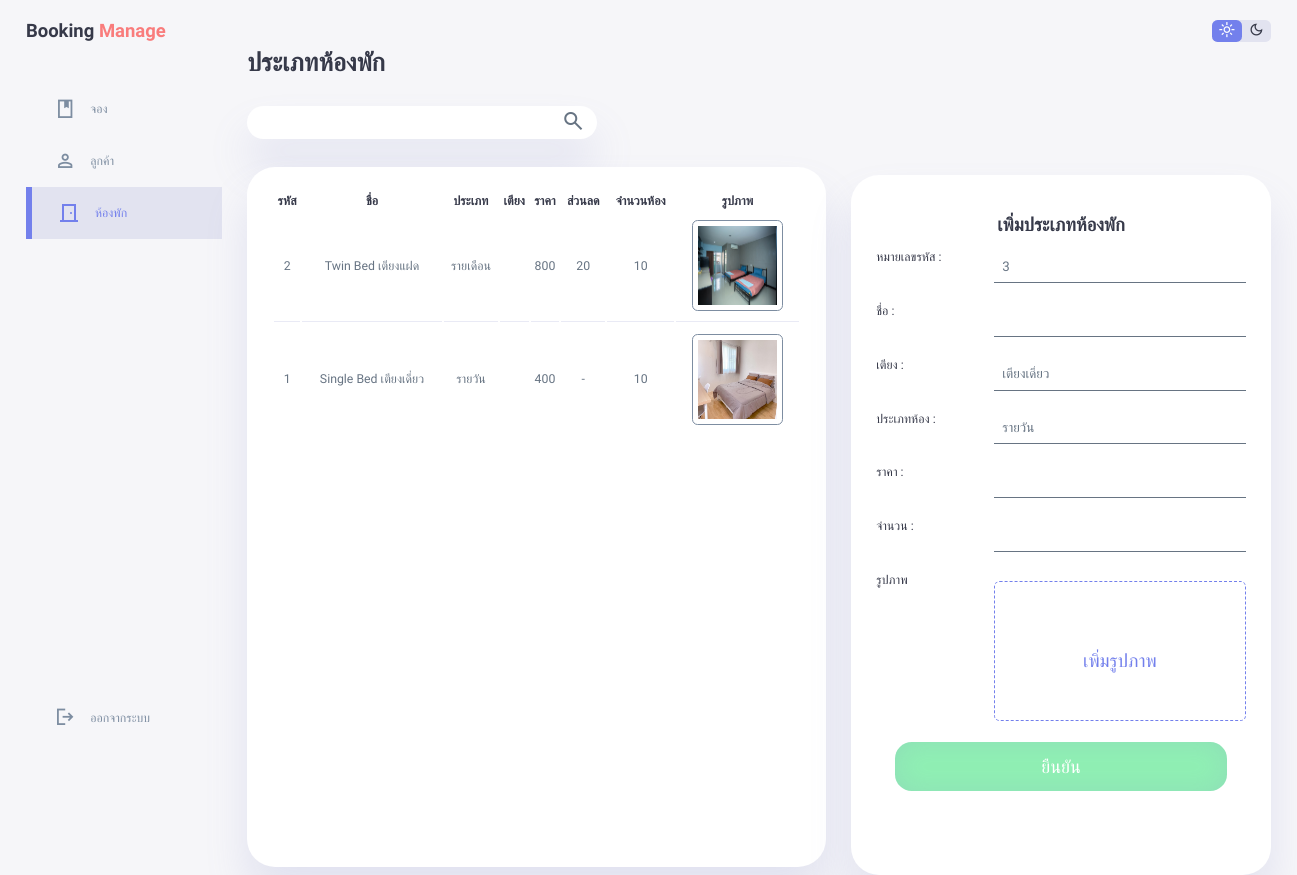
Page /admin/roomType.php (signed in) on the committed database.
### tables this page shows
CREATE TABLE `tb_room_img` (
  `room_img_id` int(11) NOT NULL,
  `room_img_path` text NOT NULL,
  `room_id` int(11) NOT NULL
);

CREATE TABLE `tb_room` (
  `room_id` int(11) NOT NULL,
  `room_name` varchar(50) NOT NULL,
  `room_type` char(1) NOT NULL,
  `room_price` int(4) NOT NULL,
  `room_sale` int(2) DEFAULT NULL,
  `room_total` int(2) NOT NULL
);

### admin/roomType.php (the view, shortened to what this page needs)
<?php
    include("../conn.php");
?>
<!DOCTYPE html>
<html lang="en">
<head>
    <link rel="stylesheet" href="style1.css">
</head>
<body>
    <divl class="container container-checkin">
        <aside>
            <div class="top">
                <div class="logo">
                        <h2>Booking <span class="danger">Manage</span></h2>
                </div>
            </div>
            <div class="sidebar">
                <a href="book.php" class="">
                    <span class="material-symbols-sharp">book</span>
                    <h3>จอง</h3>
                </a>
                <a href="customer.php" class="">
                    <span class="material-symbols-sharp">person</span>
                    <h3>ลูกค้า</h3>
                </a>
                <div class="room active">
                    <span class="material-symbols-sharp">door_front</span>
                    <h3>ห้องพัก</h3>
                </div>
                <a href="../logout.php">
                    <span class="material-symbols-sharp">logout</span>
                    <h3>ออกจากระบบ</h3>
                </a>
            </div>
        </aside>
        <main>
            <div class="recent-order">
                <h1>ประเภทห้องพัก</h1>
                <div class="search">
                    <input type="search" name="srch" id="srch" onkeyup="loadData(getTable,'roomQuery/tbRoom.php?str='+this.value)">
                    <button for="srch"><span class="material-symbols-sharp">search</span></button>
                </div>
                <div class="div-table-checkin">
                    <table class="table-checkin table-room">
                        <thead>
                            <tr>
                                <th>รหัส</th>
                                <th>ชื่อ</th>
                                <th>ประเภท</th>
                                <th>เตียง</th>
                                <th>ราคา</th>
                                <th>ส่วนลด</th>
                                <th>จำนวนห้อง</th>
                                <th>รูปภาพ</th>
                            </tr>
                        </thead>
                        <tbody id="tbody">
                            <?php
                                $sql = 'SELECT * FROM tb_room JOIN tb_room_img ON tb_room.room_id = tb_room_img.room_id GROUP BY tb_room.room_id ORDER BY tb_room.room_id DESC';
                                if($result = mysqli_query($conn,$sql)){
                                    while($col = mysqli_fetch_array($result)){
                                        switch ($col['room_type']) {
                                            case 1:
                                                $type = 'รายวัน';
                                                break;
                                            case 2:
                                                $type = 'รายเดือน';
                                                break;
                                        }
                                        echo '
                                            <tr>
                                                <td>'.$col[0].'</td>
                                                <td>'.$col['room_name'].'</td>
                                                <td>'.$type.'</td>
                                                <td>'.$bed.'</td>
                                                <td>'.$col['room_price'].'</td>
                                                <td>'.($col['room_sale'] ?? '-').'</td>
                                                <td>'.$col['room_total'].'</td>
                                                <td><img src="../asset/images/'.$col['room_img_path'].'"></td>
                                            </tr>
                                        ';
                                    }
                                }else{
                                    die('Cloud not connected: '.mysqli_error());
                                }
                           ?>
                        </tbody>
                    </table>
                </div>
            </div>
        </main>
        <div class="right">
            <div class="top">
                <div class="theme-toggler">
                    <span class="material-symbols-sharp active">
                    </span>
                    <span class="material-symbols-sharp">
                    </span>
                </div>
            </div>
            <?php
                $sql2 = 'SELECT room_id FROM tb_room ORDER BY room_id DESC LIMIT 1';
                if($result2 = mysqli_query($conn,$sql2)){
                    $lastId = mysqli_fetch_array($result2)[0];
                    $lastId += 1;
                }else{
                    die('Cloud not connected: '.mysqli_error());
                }
            ?>
            <div class="recent-update room-type-insert">
                <div class="updates room-type-div">
                    <h2>เพิ่มประเภทห้องพัก</h2>
                    <form action="roomType_insert.php" method="post" enctype="multipart/form-data" onsubmit="return confirm('คุณต้องการลงทะเบียนลูกหรือไม่?')">
                        <div>
                            <label for="rtid">หมายเลขรหัส :</label>
                            <input type="text" name="rtid" id="rtid" value="<?php echo $lastId; ?>" readonly >
                        </div>
                        <div>
                            <label for="name">ชื่อ :</label>
                            <input type="text" name="rtname" id="name" required>
                        </div>
                        <div>
                            <label for="bed">เตียง :</label>
                            <select name="bed" id="bed">
                                <option value="1">เตียงเดี่ยว</option>
                            </select>
                        </div>
                        <div>
                            <label for="type">ประเภทห้อง :</label>
                            <select name="type" id="type">
                                <option value="1">รายวัน</option>
                            </select>
                        </div>
                        <div>
                            <label for="price">ราคา :</label>
                            <input type="text" name="rtprice" id="price" required>
                        </div>
                        <div>
                            <label for="total">จำนวน :</label>
                            <input type="text" name="total" id="total" required>
                        </div>
                        <div>
                            <label for="images" id="lbImages">รูปภาพ</label>
                            <div class="images-upload" onclick="browse()">
                                <h2>เพิ่มรูปภาพ</h2>
                            </div>
                        </div>
                        <div class="button">
                            <button type="submit">ยืนยัน</button>
                        </div>
                    </form>
                </div>
            </div>
        </div>
    </divl>
</body>
</html>

### rows in the picture
tb_room_img: room.room_id "2", room.room_name "Twin Bed เตียงแฝด", room.room_type "รายเดือน", room.room_price "800", room.room_sale "20", room.room_total "10", room_img_path (picture)
tb_room_img: room.room_id "1", room.room_name "Single Bed เตียงเดี่ยว", room.room_type "รายวัน", room.room_price "400", room.room_sale "-", room.room_total "10", room_img_path (picture)
